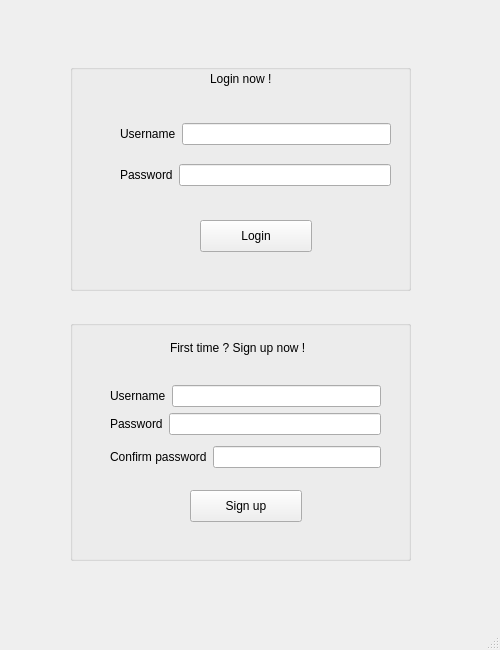
<?xml version="1.0" encoding="UTF-8"?>
<ui version="4.0">
 <class>Login</class>
 <widget class="QMainWindow" name="Login">
  <property name="geometry">
   <rect>
    <x>0</x>
    <y>0</y>
    <width>500</width>
    <height>650</height>
   </rect>
  </property>
  <property name="windowTitle">
   <string>MainWindow</string>
  </property>
  <widget class="QWidget" name="centralwidget">
   <widget class="QGroupBox" name="groupBox">
    <property name="geometry">
     <rect>
      <x>70</x>
      <y>50</y>
      <width>341</width>
      <height>241</height>
     </rect>
    </property>
    <property name="title">
     <string> </string>
    </property>
    <widget class="QPushButton" name="pushButtonLogin">
     <property name="geometry">
      <rect>
       <x>130</x>
       <y>170</y>
       <width>112</width>
       <height>32</height>
      </rect>
     </property>
     <property name="autoFillBackground">
      <bool>false</bool>
     </property>
     <property name="text">
      <string>Login</string>
     </property>
    </widget>
    <widget class="QLabel" name="label_7">
     <property name="geometry">
      <rect>
       <x>140</x>
       <y>10</y>
       <width>81</width>
       <height>38</height>
      </rect>
     </property>
     <property name="text">
      <string>Login now !</string>
     </property>
    </widget>
    <widget class="QWidget" name="">
     <property name="geometry">
      <rect>
       <x>50</x>
       <y>60</y>
       <width>271</width>
       <height>91</height>
      </rect>
     </property>
     <layout class="QVBoxLayout" name="verticalLayout">
      <item>
       <layout class="QHBoxLayout" name="horizontalLayout">
        <item>
         <widget class="QLabel" name="label">
          <property name="text">
           <string>Username</string>
          </property>
         </widget>
        </item>
        <item>
         <widget class="QLineEdit" name="lineEditUsrName"/>
        </item>
       </layout>
      </item>
      <item>
       <layout class="QHBoxLayout" name="horizontalLayout_2">
        <item>
         <widget class="QLabel" name="label_2">
          <property name="text">
           <string>Password</string>
          </property>
         </widget>
        </item>
        <item>
         <widget class="QLineEdit" name="lineEditPassword"/>
        </item>
       </layout>
      </item>
     </layout>
    </widget>
   </widget>
   <widget class="QGroupBox" name="groupBox_2">
    <property name="geometry">
     <rect>
      <x>70</x>
      <y>320</y>
      <width>341</width>
      <height>241</height>
     </rect>
    </property>
    <property name="title">
     <string/>
    </property>
    <widget class="QPushButton" name="pushButtonSignUp">
     <property name="geometry">
      <rect>
       <x>120</x>
       <y>170</y>
       <width>112</width>
       <height>32</height>
      </rect>
     </property>
     <property name="autoFillBackground">
      <bool>false</bool>
     </property>
     <property name="text">
      <string>Sign up</string>
     </property>
    </widget>
    <widget class="QWidget" name="">
     <property name="geometry">
      <rect>
       <x>40</x>
       <y>60</y>
       <width>271</width>
       <height>93</height>
      </rect>
     </property>
     <layout class="QVBoxLayout" name="verticalLayout_3">
      <item>
       <layout class="QVBoxLayout" name="verticalLayout_2">
        <item>
         <layout class="QHBoxLayout" name="horizontalLayout_3">
          <item>
           <widget class="QLabel" name="label_3">
            <property name="text">
             <string>Username</string>
            </property>
           </widget>
          </item>
          <item>
           <widget class="QLineEdit" name="lineEditSignUpUsrName"/>
          </item>
         </layout>
        </item>
        <item>
         <layout class="QHBoxLayout" name="horizontalLayout_4">
          <item>
           <widget class="QLabel" name="label_4">
            <property name="text">
             <string>Password</string>
            </property>
           </widget>
          </item>
          <item>
           <widget class="QLineEdit" name="lineEditSignUpPassword"/>
          </item>
         </layout>
        </item>
       </layout>
      </item>
      <item>
       <layout class="QHBoxLayout" name="horizontalLayout_5">
        <item>
         <widget class="QLabel" name="label_5">
          <property name="text">
           <string>Confirm password</string>
          </property>
         </widget>
        </item>
        <item>
         <widget class="QLineEdit" name="lineEditSignUpConfirmPassword"/>
        </item>
       </layout>
      </item>
     </layout>
    </widget>
    <widget class="QLabel" name="label_6">
     <property name="geometry">
      <rect>
       <x>100</x>
       <y>20</y>
       <width>161</width>
       <height>16</height>
      </rect>
     </property>
     <property name="text">
      <string>First time ? Sign up now !</string>
     </property>
    </widget>
   </widget>
  </widget>
  <widget class="QMenuBar" name="menubar">
   <property name="geometry">
    <rect>
     <x>0</x>
     <y>0</y>
     <width>500</width>
     <height>22</height>
    </rect>
   </property>
  </widget>
  <widget class="QStatusBar" name="statusbar"/>
 </widget>
 <resources/>
 <connections/>
</ui>
